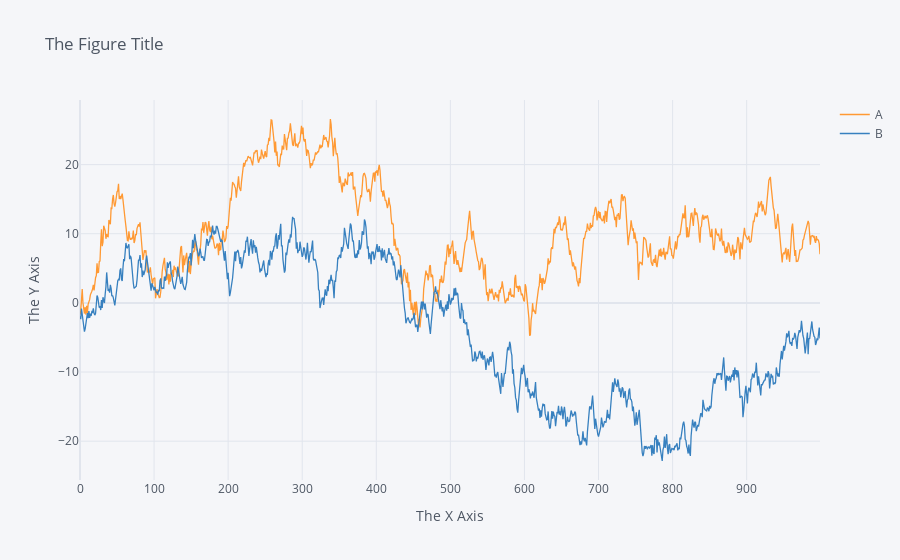

Notebook source saved alongside this figure:
### Code cell
import pandas as pd
import numpy as np

df = pd.DataFrame(np.random.randn(1000, 2), columns=['A', 'B']).cumsum()
fig = df.iplot(asFigure=True, xTitle="The X Axis",
                    yTitle="The Y Axis", title="The Figure Title")
fig.show()

### Figure 1 — Plotly figure (JSON) as saved in the notebook; plotly's stock layout.template omitted (floating-point values rounded to 4 significant figures; data arrays with more than 128 entries replaced by an {"elided": "..."} marker saying what was removed)
{"data": [{"name": "A", "text": "", "mode": "lines", "y": {"elided": "1000 float values"}, "x": {"elided": "1000 int values"}, "line": {"color": "rgba(255, 153, 51, 1.0)", "dash": "solid", "shape": "linear", "width": 1.3}, "type": "scatter"}, {"name": "B", "text": "", "mode": "lines", "y": {"elided": "1000 float values"}, "x": {"elided": "1000 int values"}, "line": {"color": "rgba(55, 128, 191, 1.0)", "dash": "solid", "shape": "linear", "width": 1.3}, "type": "scatter"}], "layout": {"title": {"text": "The Figure Title", "font": {"color": "#4D5663"}}, "paper_bgcolor": "#F5F6F9", "plot_bgcolor": "#F5F6F9", "yaxis": {"tickfont": {"color": "#4D5663"}, "zerolinecolor": "#E1E5ED", "title": {"text": "The Y Axis", "font": {"color": "#4D5663"}}, "gridcolor": "#E1E5ED", "showgrid": true}, "xaxis": {"tickfont": {"color": "#4D5663"}, "zerolinecolor": "#E1E5ED", "title": {"text": "The X Axis", "font": {"color": "#4D5663"}}, "gridcolor": "#E1E5ED", "showgrid": true}, "legend": {"bgcolor": "#F5F6F9", "font": {"color": "#4D5663"}}}}
